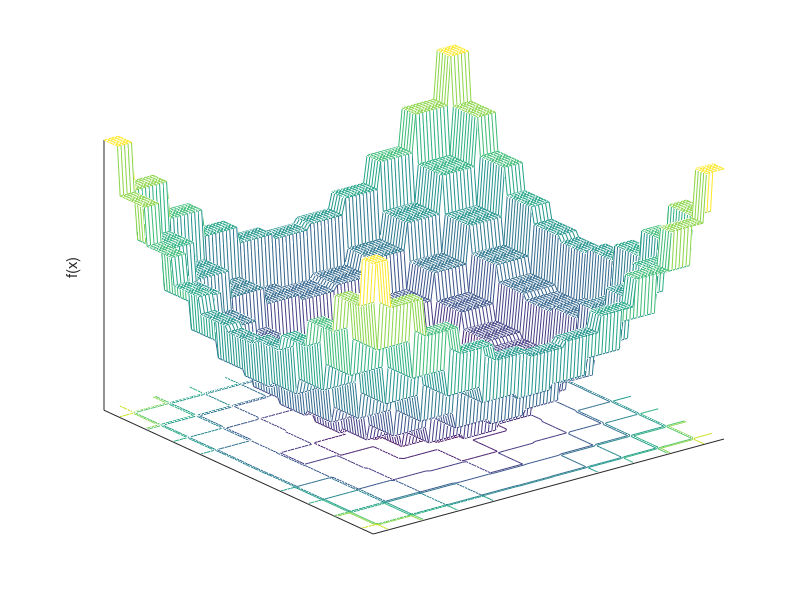

MATLAB code for this plot:
function StepPlot

dx = 0.1;
xlimits = [-5 5];
N = floor((xlimits(2) - xlimits(1)) / dx) + 1;
obj = zeros(N, N);
i = 0;
for x = xlimits(1) : dx : xlimits(2)
    i = i + 1;
    k = 0;
    for y = xlimits(1) : dx : xlimits(2)
        k = k + 1;
        obj(i,k) = (floor(x+0.5))^2 + (floor(y+0.5))^2;
    end
end
close all;
[x, y] = meshgrid(xlimits(1) : dx : xlimits(2));
meshc(x,y,obj);
zlabel('f(x)')
set(gca, 'XTick', [])
set(gca, 'YTick', [])
set(gca, 'ZTick', [])
temp = axis;
axis([xlimits, xlimits, temp(5), max(max(obj))])